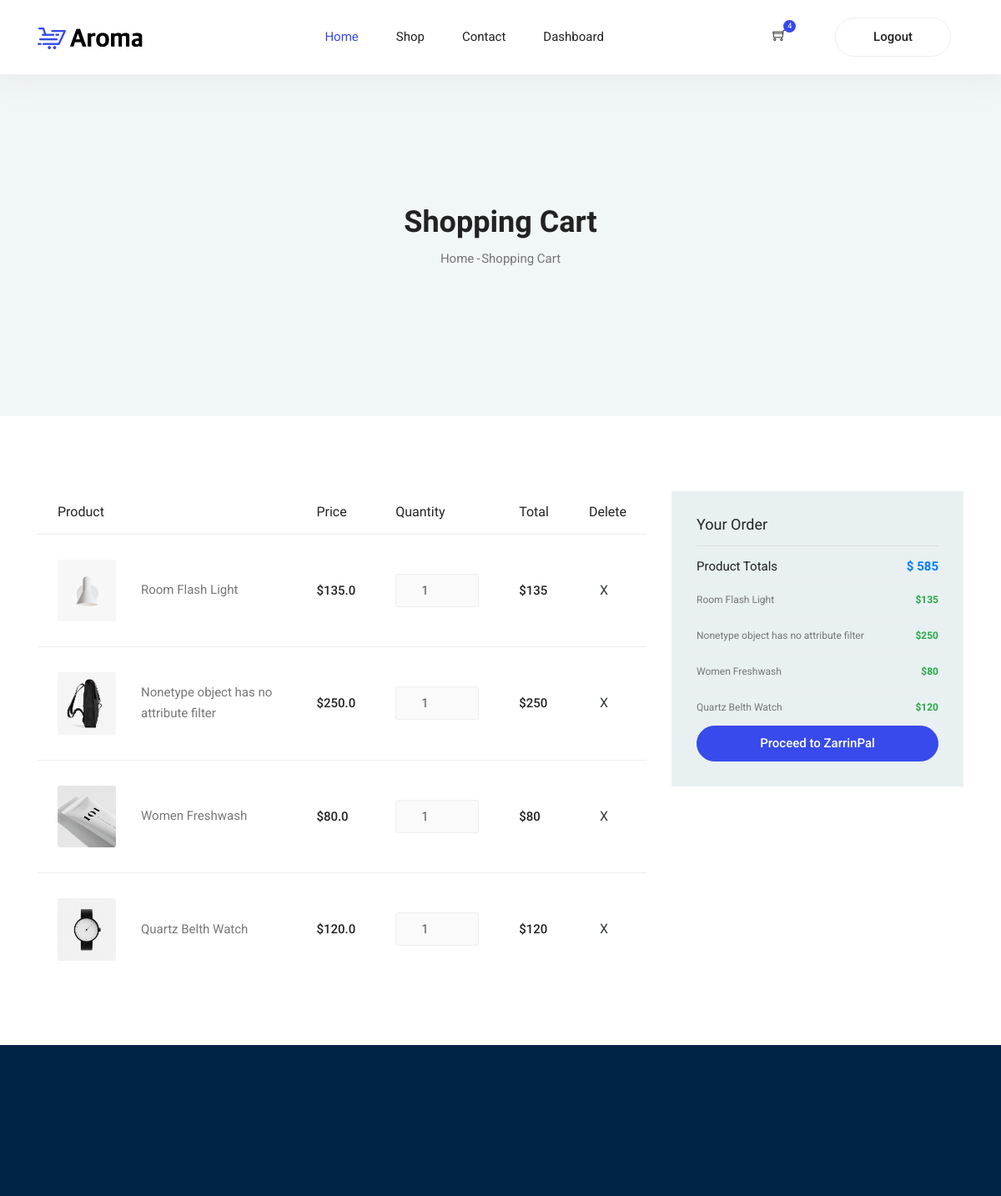
The page /cart/ (signed in, upper part) on the database as committed earlier.
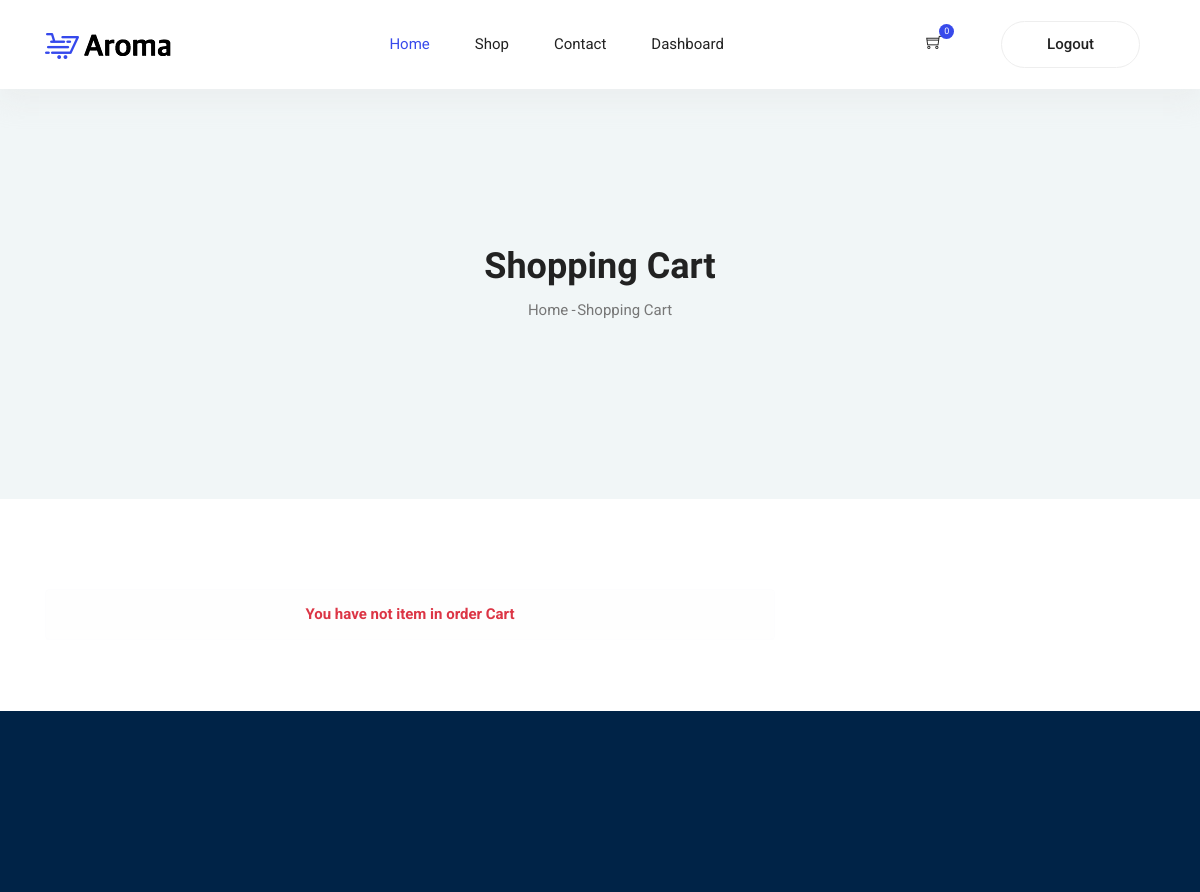
The same page on the database as committed later.
### store/models.py (models this page shows, shortened)
class Order(models.Model):
    owner = models.ForeignKey(User, on_delete=models.CASCADE)
    is_paid = models.BooleanField(default=False)
    payment_date = models.DateTimeField(blank=True, null=True)
    def get_total_price(self):
        amount = 0
        for detail in self.orderdetail_set.all():
            amount += detail.price * detail.count
        return amount

class OrderDetail(models.Model):
    order = models.ForeignKey(Order, on_delete=models.CASCADE, blank=True, null=True)
    item = models.ForeignKey(Item, on_delete=models.CASCADE)
    price = models.IntegerField()
    count = models.IntegerField()
    date_added = models.DateTimeField(auto_now_add=True, blank=True, null=True)
    @property
    def get_total_price(self):
        return self.price * self.count

class Item(models.Model):
    title = models.CharField(max_length=150)
    slug = models.SlugField()
    price = models.FloatField()
    categories = models.ForeignKey(Category, on_delete=models.CASCADE, blank=True, null=True)
    mojodi = models.BooleanField(default=True)
    image = models.ImageField(upload_to='Product Image', blank=True, null=True)
    text = models.TextField()
    description = models.TextField()
    active = models.BooleanField(default=False)
    objects = Manager()

### store/views.py (the view)
# urls.py: path('cart/', views.CartView.as_view(), name='cart'),
class CartView(View):
    def get(self, request):
        open_order_: Order = Order.objects.filter(owner_id=request.user.id, is_paid=False).first()
        c = {
            'order': None,
            'details': None,
            'orders': open_order_.orderdetail_set.all()
        }
        open_order: Order = Order.objects.filter(owner_id=request.user.id, is_paid=False).first()
        if open_order is not None:
            c['order'] = open_order
            c['details'] = open_order.orderdetail_set.all()
            c['total'] = open_order.get_total_price()
        return render(request, 'cart.html', c)

### store/templates/cart.html (shortened to what the changed rows need)
{% extends 'base.html' %}
{% load static %}
{% block body %}
	<section class="blog-banner-area" id="category">
		<div class="container h-100">
			<div class="blog-banner">
				<div class="text-center">
					<h1>Shopping Cart</h1>
				</div>
			</div>
    </div>
	</section>
    <section class="cart_area">
        <div class="container">
            <div class="row">
                <div class="col-md-8">
                    <div class="cart_inner">
                        <div class="table-responsive">
                            {% if order != None and details|length > 0 %}
                                <table class="table">
                                    <thead>
                                        <tr>
                                            <th scope="col">Product</th>
                                            <th scope="col">Price</th>
                                            <th scope="col">Quantity</th>
                                            <th scope="col">Total</th>
                                            <th scope="col">Delete</th>
                                        </tr>
                                    </thead>
                                    <tbody>
                                        {% for detail in details %}
                                        <tr>
                                            <td>
                                                <div class="media">
                                                    <div class="d-flex">
                                                        <img src="{{ detail.item.image.url }}" width="70" alt="">
                                                    </div>
                                                    <div class="media-body">
                                                        <p>{{ detail.item.title }}</p>
                                                    </div>
                                                </div>
                                            </td>
                                            <td>
                                                <h5>${{ detail.item.price }}</h5>
                                            </td>
                                            <td>
                                                <div class="product_count">
                                                    <input type="text" name="qty" id="sst" maxlength="12" disabled value="{{ detail.count }}" title="Quantity:"
                                                        class="input-text qty">
                                                </div>
                                            </td>
                                            <td>
                                                <h5>${{ detail.get_total_price }}</h5>
                                            </td>
                                            <td>
                                                <a href="{% url 'store:remove-orderdetail' detail.id %}" class="btn text-dark btn-close">X</a>
                                            </td>
                                        </tr>
                                        {% endfor %}
                                    </tbody>
                                </table>
                            {% else %}
                                <div class="alert alert-light text-danger text-center"><b>You have not item in order Cart</b></div>
                            {% endif %}
                        </div>
                    </div>
                </div>
                {% if orders %}
                    <div class="col-md-4">
                        <div class="order_box">
                            <h2>Your Order</h2>
                            <ul class="list">
                                <li><a href="#"><h4>Product Totals<span class="text-primary"><b>$ {{ total }}</b></span></h4></a></li>
                                {% for o in orders %}
                                    <li><a href="#" style="font-size: 12px;">{{ o.item.title }}<span class="last text-success"><b>${{ o.get_total_price }}</b></span></a></li>
                                {% endfor %}
                            </ul>
                            <div class="text-center">
                            <a class="button button-paypal" href="{% url 'request' %}">Proceed to ZarrinPal</a>
                            </div>
                        </div>
                    </div>
                {% endif %}
            </div>
        </div>
    </section>
{% endblock %}

### store/templates/base.html (shortened to what this page needs)
{% load static %}
<!DOCTYPE html>
<html lang="en">
<head>
    <link rel="stylesheet" href="{% static 'vendors/bootstrap/bootstrap.min.css' %}">
    <link rel="stylesheet" href="{% static 'vendors/fontawesome/css/all.min.css' %}">
    <link rel="stylesheet" href="{% static 'vendors/themify-icons/themify-icons.css' %}">
	<link rel="stylesheet" href="{% static 'vendors/linericon/style.css' %}">
    <link rel="stylesheet" href="{% static 'vendors/nice-select/nice-select.css' %}">
    <link rel="stylesheet" href="{% static 'vendors/owl-carousel/owl.theme.default.min.css' %}">
    <link rel="stylesheet" href="{% static 'vendors/owl-carousel/owl.carousel.min.css' %}">
    <link rel="stylesheet" href="{% static 'vendors/nouislider/nouislider.min.css' %}">
    <link rel="stylesheet" href="{% static 'css/style.css' %}">
</head>
<body>
	<header class="header_area">
        <div class="main_menu">
          <nav class="navbar navbar-expand-lg navbar-light">
            <div class="container">
              <a class="navbar-brand logo_h" href="index.html"><img src="{% static 'img/logo.png' %}" alt=""></a>
              <div class="collapse navbar-collapse offset" id="navbarSupportedContent">
                <ul class="nav navbar-nav menu_nav ml-auto mr-auto">
                  <li class="nav-item active"><a class="nav-link" href="{% url 'store:index' %}">Home</a></li>
                  <li class="nav-item submenu dropdown">
                    <a href="{% url 'store:shop' %}" class="nav-link"  role="button" aria-haspopup="true"
                      aria-expanded="false">Shop</a>
                  </li>
                  <li class="nav-item"><a class="nav-link" href="contact.html">Contact</a></li>
                  {% if request.user.is_authenticated %}
                    <li class="nav-item"><a class="nav-link" href="{% url 'account:dashboard' %}">Dashboard</a></li>
                  {% endif %}
                </ul>
                <ul class="nav-shop">
                    {% if not request.user.is_authenticated %}
                        <li class="nav-item"><a class="button button-header" href="{% url 'account:login' %}">Login</a></li>
                    {% else %}
                        <li class="nav-item"><button><a href="{% url 'store:cart' %}"><i class="ti-shopping-cart"></i></a><span class="nav-shop__circle">{{ details.count }}</span></button></li>
                        <li class="nav-item"><a class="button button-header" href="{% url 'account:logout' %}">Logout</a></li>
                    {% endif %}
                </ul>
              </div>
            </div>
          </nav>
        </div>
    </header>
    {% block body %}{% endblock %}
    <footer class="footer">
    <div class="footer-area">
    </div>
    </footer>
</body>
</html>

Rows that differ between the two databases and show on the page:
removed OrderDetail: item.image (picture), item "Room Flash Light", item.price "135.0", qty "1", get_total_price "135"
removed OrderDetail: item.image (picture), item "Nonetype object has no attribute filter", item.price "250.0", qty "1", get_total_price "250"
removed OrderDetail: item.image (picture), item "Women Freshwash", item.price "80.0", qty "1", get_total_price "80"
removed OrderDetail: item.image (picture), item "Quartz Belth Watch", item.price "120.0", qty "1", get_total_price "120"
computed for Order: count "4" → "0"
Other text that changed with them:
{{ total }}: "585" → (not shown)
text no longer shown: "Product Price Quantity Total Delete Your Order Product Totals $ Proceed to ZarrinPal"
text now shown: "You have not item in order Cart"
